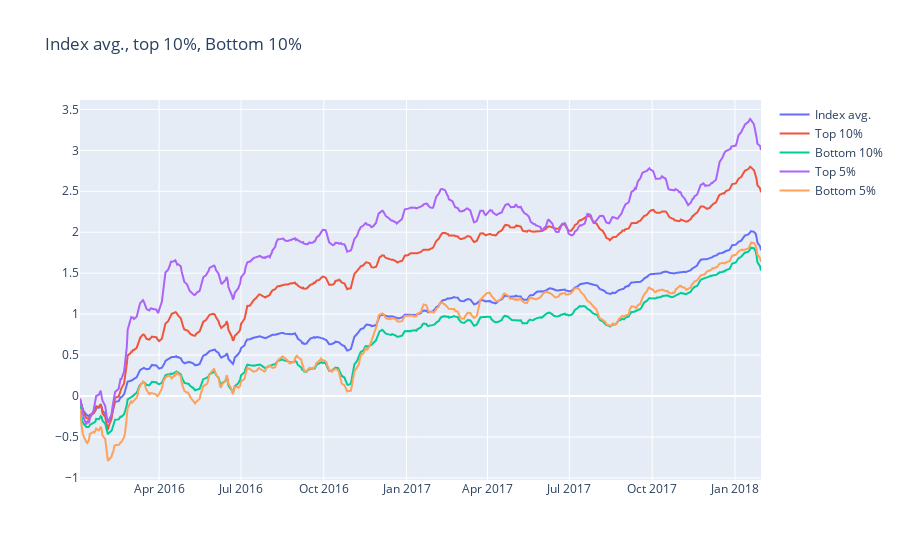

The cell this chart's notebook holds for it:
### Code cell
import matplotlib.pyplot as plt
import plotly.express as px
import plotly.graph_objects as go

fig = go.Figure()
fig.add_trace(go.Scatter(x=dates, y=indexsum, name='Index avg.'))
fig.add_trace(go.Scatter(x=dates, y=optimalpred_avg10, name='Top 10%'))
fig.add_trace(go.Scatter(x=dates, y=worstpred_avg10, name='Bottom 10%'))
fig.add_trace(go.Scatter(x=dates, y=optimalpred_avg5, name='Top 5%'))
fig.add_trace(go.Scatter(x=dates, y=worstpred_avg5, name='Bottom 5%'))
fig.update_layout(title='Index avg., top 10%, Bottom 10%')
fig.show()

### Figure 1 — Plotly figure (JSON) as saved in the notebook; plotly's stock layout.template omitted (floating-point values rounded to 4 significant figures; data arrays with more than 128 entries replaced by an {"elided": "..."} marker saying what was removed)
{"data": [{"name": "Index avg.", "type": "scatter", "x": {"elided": "523 str values"}, "y": {"elided": "523 float values"}}, {"name": "Top 10%", "type": "scatter", "x": {"elided": "523 str values"}, "y": {"elided": "523 float values"}}, {"name": "Bottom 10%", "type": "scatter", "x": {"elided": "523 str values"}, "y": {"elided": "523 float values"}}, {"name": "Top 5%", "type": "scatter", "x": {"elided": "523 str values"}, "y": {"elided": "523 float values"}}, {"name": "Bottom 5%", "type": "scatter", "x": {"elided": "523 str values"}, "y": {"elided": "523 float values"}}], "layout": {"title": {"text": "Index avg., top 10%, Bottom 10%"}}}
